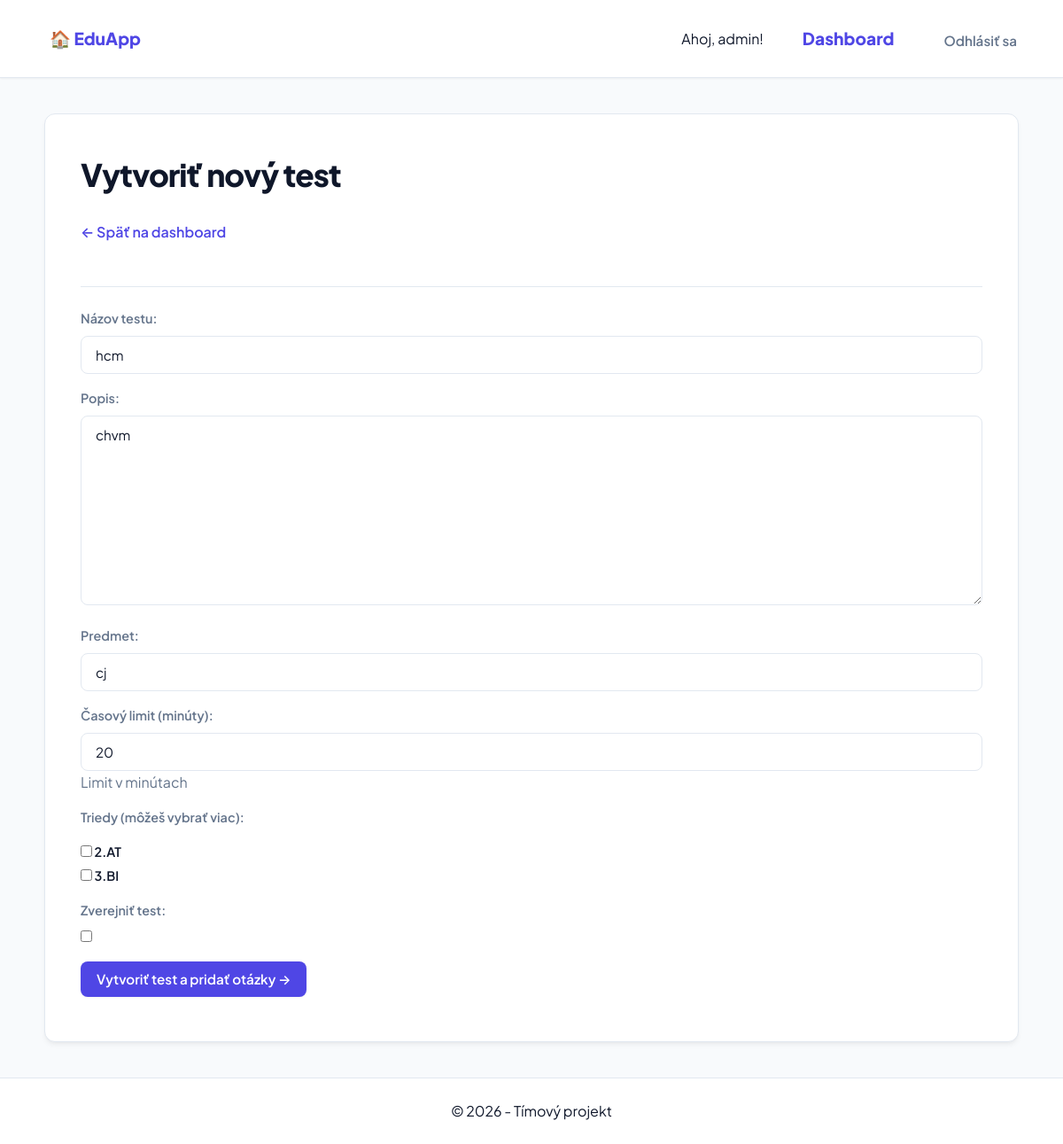
Before: /test/1/uprav/ (signed in) with the older database file.
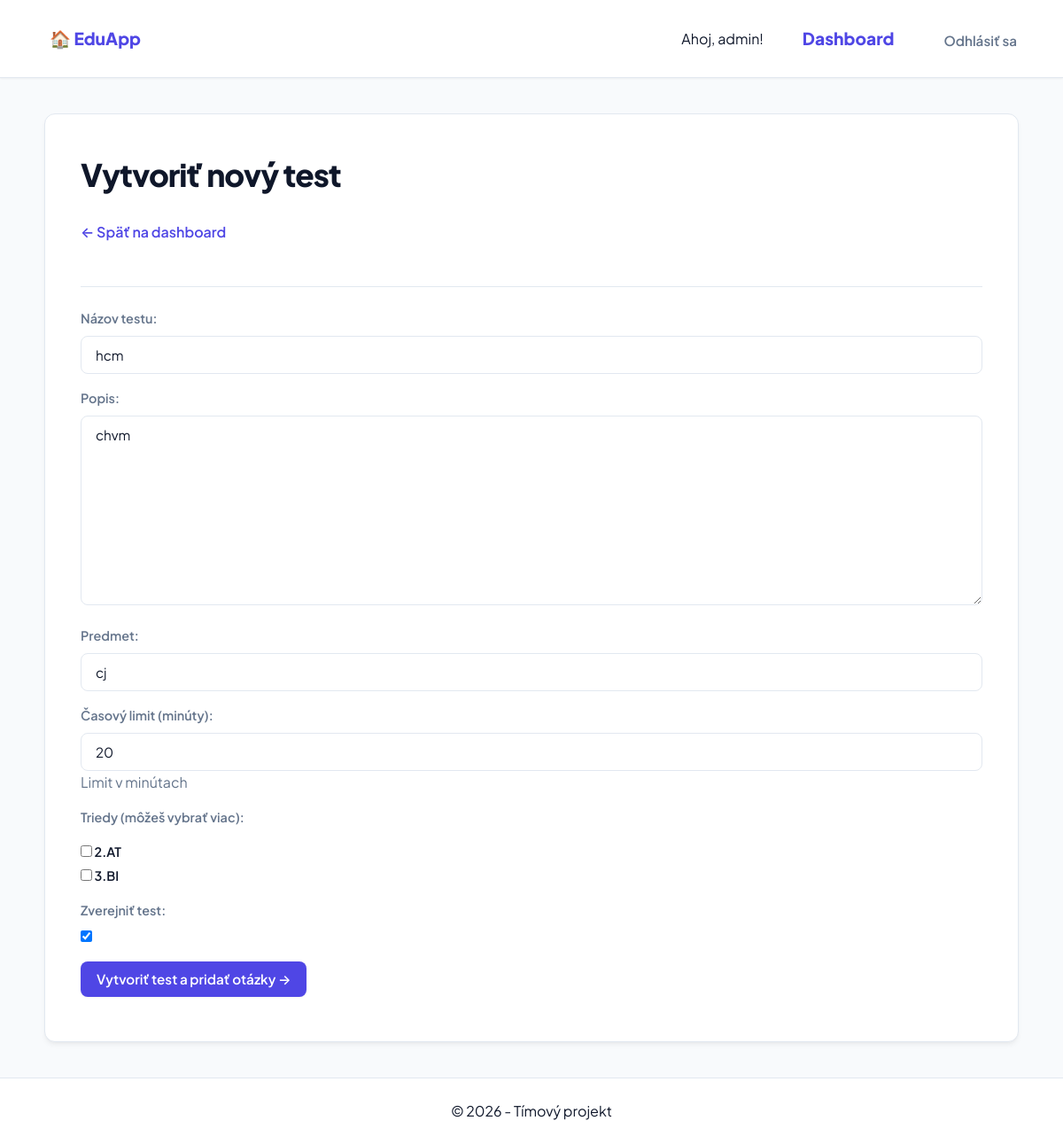
After: the same page with the newer database file.
### quiz/models.py (models this page shows, shortened)
class Test(models.Model):
    title = models.CharField(max_length=200)
    description = models.TextField()
    subject = models.CharField(max_length=100)
    time_limit = models.IntegerField(help_text="Limit v minútach")
    is_published = models.BooleanField(default=False)
    assigned_classes = models.ManyToManyField(Trieda, related_name='tests', blank=True)
    questions = models.ManyToManyField(Question, related_name='tests', through='TestQuestion')

### quiz/views.py (the view)
# urls.py: path('test/<int:test_id>/uprav/', views.uprav_test, name='uprav_test'),
@login_required
def uprav_test(request, test_id):
    if not is_teacher_or_staff(request.user):
        return redirect('index')
    test = get_object_or_404(Test, id=test_id)
    if request.method == 'POST':
        form = TestForm(request.POST, instance=test)
        if form.is_valid():
            form.save()
            return redirect('detail_testu', test_id=test.id)
    else:
        form = TestForm(instance=test)
    return render(request, 'quiz/vytvor_test.html', {'form': form, 'edit_mode': True, 'test': test})

### quiz/forms.py
class TestForm(forms.ModelForm):
    class Meta:
        model = Test
        fields = ['title', 'description', 'subject', 'time_limit', 'assigned_classes', 'is_published']
        labels = {
            'title': 'Názov testu',
            'description': 'Popis',
            'subject': 'Predmet',
            'time_limit': 'Časový limit (minúty)',
            'assigned_classes': 'Triedy (môžeš vybrať viac)',
            'is_published': 'Zverejniť test',
        }
        widgets = {
            'assigned_classes': forms.CheckboxSelectMultiple(),
        }

### quiz/models.py (called while the page is built)
    def __str__(self):
        return self.nazov

### quiz/views.py (called while the page is built)
def is_teacher_or_staff(user):
    try:
        return user.profil.is_teacher or user.is_staff
    except Profil.DoesNotExist:
        return user.is_staff

### quiz/templates/quiz/vytvor_test.html (shortened to what this page needs)
{% extends 'quiz/base.html' %}
{% block content %}
<h1>Vytvoriť nový test</h1>
<a href="{% url 'dashboard' %}">← Späť na dashboard</a>
<hr>
<form method="post">
    {{ form.as_p }}
    <button type="submit">Vytvoriť test a pridať otázky →</button>
</form>
{% endblock %}

Changed rows visible on the page:
changed Test "hcm": is_published "☐" → "☑"
